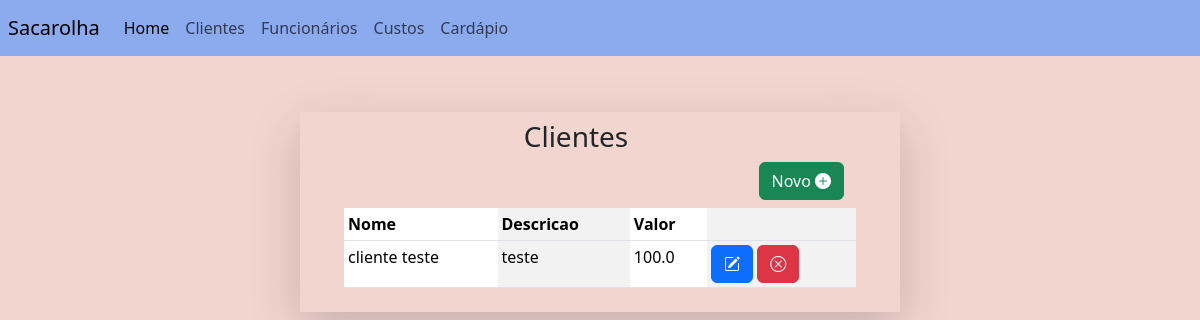
/cliente (signed in), run on an earlier commit of the app's database.
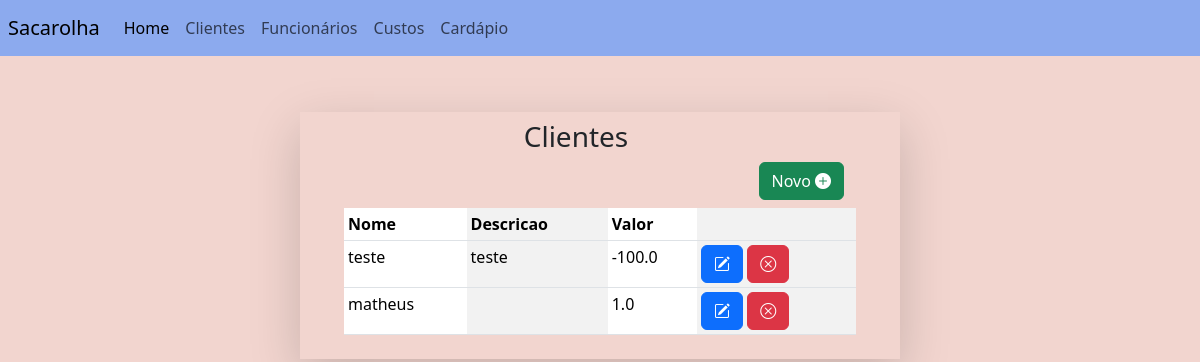
And on a later commit of the database.
### main/models.py (models this page shows, shortened)
class RegistroFinanceiro(models.Model):
	category_list = [
		("cliente", "cliente"),
		("custo", "custo"),
		("funcionario", "funcionario"),
	]
	user = models.ForeignKey(User, on_delete=models.CASCADE, null=True)
	name = models.CharField(max_length = 200)
	description = models.CharField(max_length = 200, blank=True)
	value = models.FloatField(validators= [validate_positive])
	category = models.CharField(max_length = 200, choices = category_list)
	state = models.BooleanField(default=True)

### main/views.py (the view)
# urls.py: path('cliente', views.ClienteListView.as_view(), name='cliente'),
class ClienteListView(LoginRequiredMixin, ListView):
    login_url = "login"
    template_name = "main/cliente/cliente_list.html"
    model = RegistroFinanceiro

### main/templates/main/cliente/cliente_list.html (shortened to what this page needs)
{%extends "base.html"%}
{%block navbar%}
{%include 'navbar.html'%}
{%endblock navbar%}
{%block content%}
<div align="right" class='pe-5' >
	<h3 align="center">Clientes</h3>
<a class='btn btn-success h1' href={%url 'cliente_create'%} method='GET'class='h3'>Novo					<i class="bi bi-plus-circle-fill"></i></a>
{%include "main/cliente/cliente_table.html"%}
</div>
{%endblock content%}

### main/templates/main/cliente/cliente_table.html
<div class='row ps-5 justify-content-center'>
<table class="table table-striped-columns table-sm">
<thead>
	<tr>
		<th>Nome</th>
		<th>Descricao</th>
		<th>Valor</th>
		<th></th>
	</tr>
</thead>
<tbody>
	{%for object in object_list%}
		{%if object.category == "cliente" and object.state == True%}
		<tr>
			<td scope="row">{{object.name}}</td>
			<td scope="row">{{object.description}}</td>
			<td scope="row">{{object.value}}</td>
			<td><a href="{%url 'cliente_update' object.id%}" class='btn btn-primary'>
				<i class="bi bi-pencil-square"></i>
			</a>
			<a href="{%url 'cliente_softdelete' object.id%}"class='btn btn-danger'>
				<i class="bi bi-x-circle"></i>
			</a>
			</td>
		</tr>
		{%endif%}
	{%endfor%}
</tbody>
</table>
</div>

What changed in the data, as far as the page shows it:
no longer on this page (row edited): RegistroFinanceiro: name "cliente teste", description "teste", value "100.0"
added RegistroFinanceiro: name "teste", description "teste", value "-100.0"
added RegistroFinanceiro: name "matheus", value "1.0"
